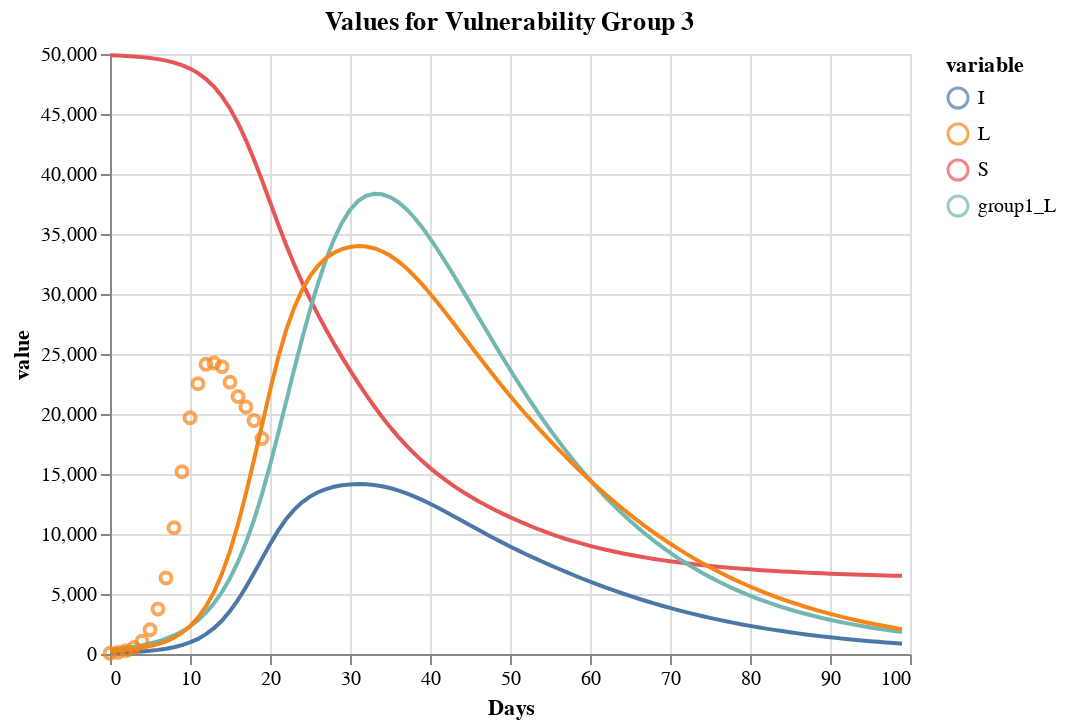

The notebook cell this image was saved under:
### Code cell
chartg3 + chartg3_true

### Figure 1 — Vega-Lite specification as saved in the notebook (floating-point values rounded to 4 significant figures; data arrays with more than 128 entries replaced by an {"elided": "..."} marker saying what was removed)
{"config": {"view": {"continuousWidth": 400, "continuousHeight": 300}}, "layer": [{"data": {"name": "data-fbe3e544ba98e58fb66a93cfb9a4179e"}, "mark": "line", "encoding": {"color": {"type": "nominal", "field": "variable"}, "x": {"type": "quantitative", "field": "Days"}, "y": {"type": "quantitative", "field": "value"}}, "title": "Values for Vulnerability Group 3"}, {"data": {"name": "data-d8418aea9fcea413b8c175105d24af01"}, "mark": "point", "encoding": {"color": {"type": "nominal", "field": "variable"}, "x": {"type": "quantitative", "field": "Days"}, "y": {"type": "quantitative", "field": "value"}}}], "$schema": "https://vega.github.io/schema/vega-lite/v4.8.1.json", "datasets": {"data-fbe3e544ba98e58fb66a93cfb9a4179e": {"elided": "400 records"}, "data-d8418aea9fcea413b8c175105d24af01": [{"Days": 0, "variable": "L", "value": 59.52}, {"Days": 1, "variable": "L", "value": 135.1}, {"Days": 2, "variable": "L", "value": 281.4}, {"Days": 3, "variable": "L", "value": 544.2}, {"Days": 4, "variable": "L", "value": 1068.0}, {"Days": 5, "variable": "L", "value": 2021.0}, {"Days": 6, "variable": "L", "value": 3748.0}, {"Days": 7, "variable": "L", "value": 6339.0}, {"Days": 8, "variable": "L", "value": 10530.0}, {"Days": 9, "variable": "L", "value": 15190.0}, {"Days": 10, "variable": "L", "value": 19690.0}, {"Days": 11, "variable": "L", "value": 22530.0}, {"Days": 12, "variable": "L", "value": 24150.0}, {"Days": 13, "variable": "L", "value": 24250.0}, {"Days": 14, "variable": "L", "value": 23950.0}, {"Days": 15, "variable": "L", "value": 22640.0}, {"Days": 16, "variable": "L", "value": 21460.0}, {"Days": 17, "variable": "L", "value": 20580.0}, {"Days": 18, "variable": "L", "value": 19460.0}, {"Days": 19, "variable": "L", "value": 17960.0}]}}
